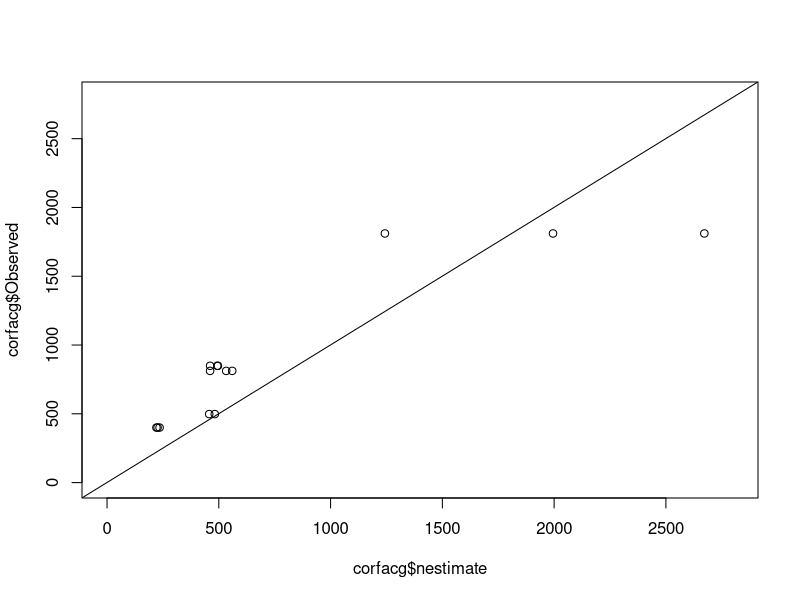
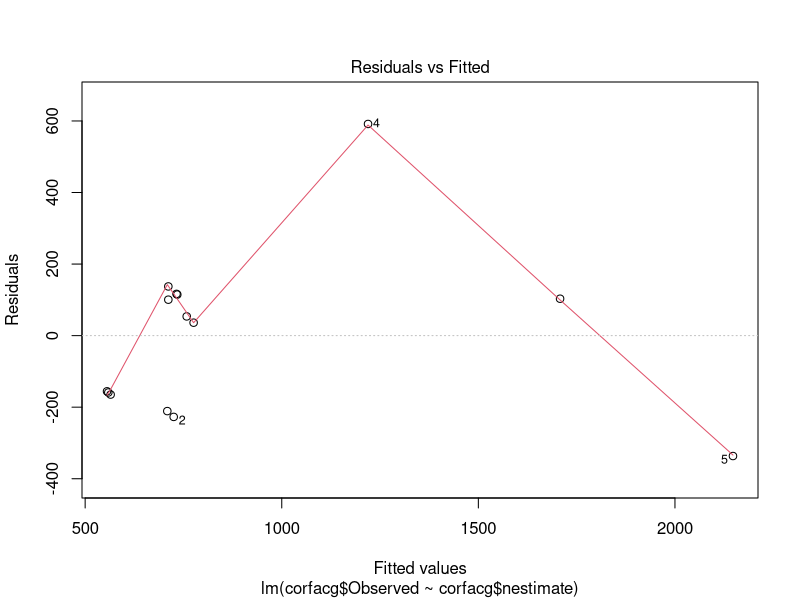
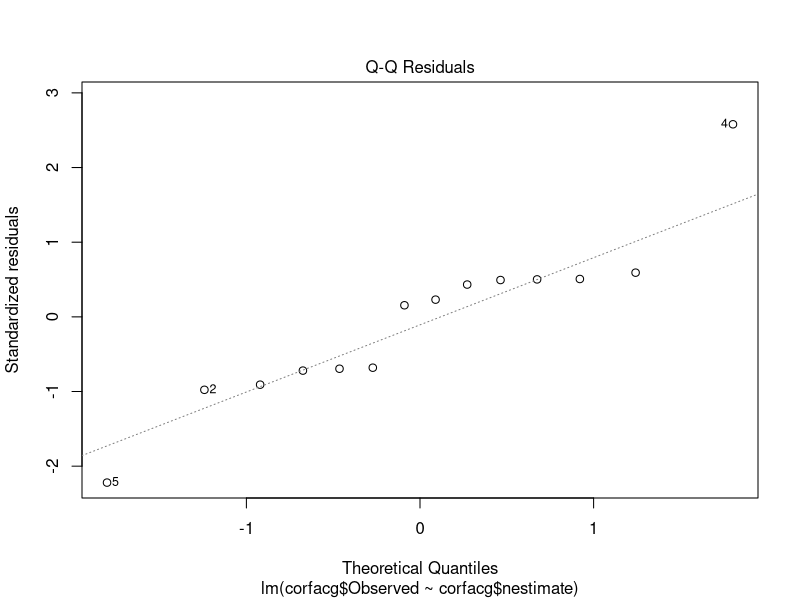
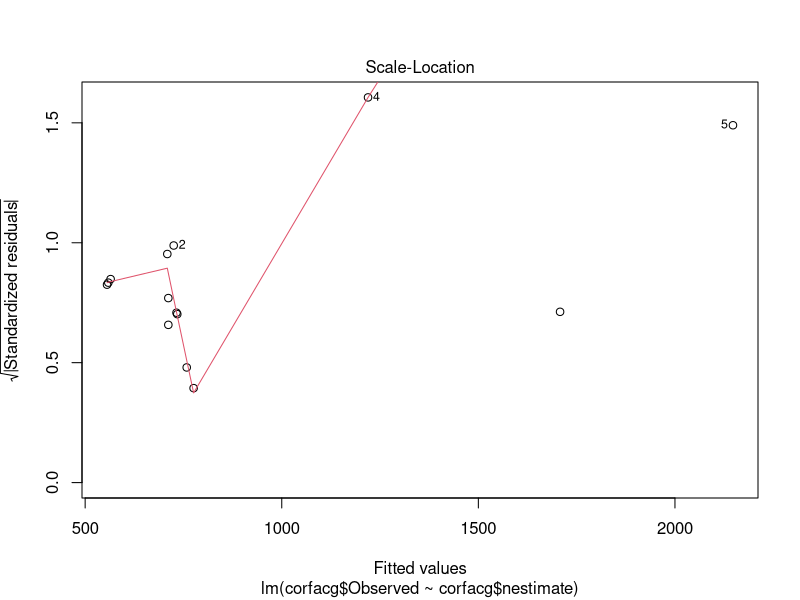
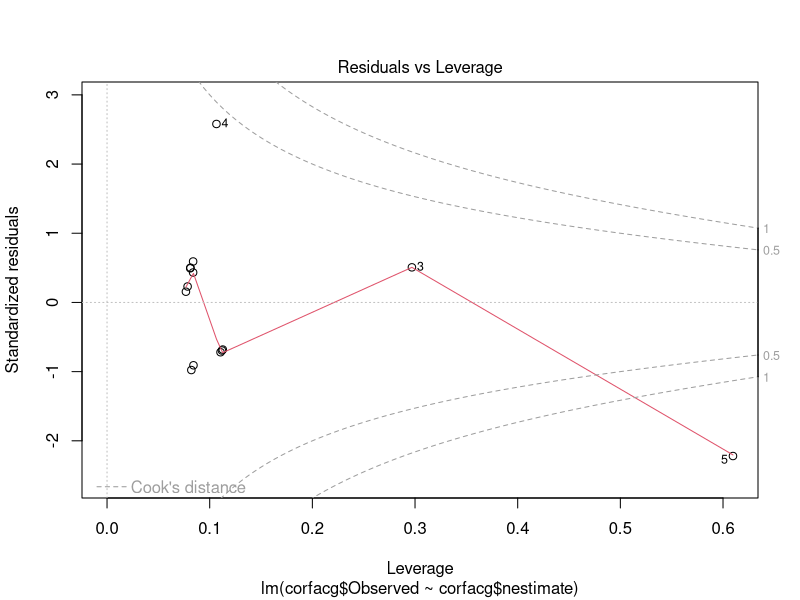

Write the R code that produced these figures, in order.

gobs<-read.csv("ALLresults_TEMP.csv", stringsAsFactors = FALSE)

corfac<-gobs[gobs$Method3%in%c("ground","groundimage"),]
corfac
corfacg<-corfac[corfac$Method3%in%c("ground"),]
corfacg

plot(corfacg$Observed~corfacg$nestimate, ylim=c(0,2800), xlim=c(0,2800))
abline(1,1)

# percent error ~ distance (mean distance?) to colony 
# percent error ~ angle 
# percent error ~ size of colony 
# random effects: observer and colony 

cflm<-lm(corfacg$Observed~corfacg$nestimate)
plot(cflm)
summary(cflm)

aovcf<-aov(corfacg$Observed~corfacg$nestimate)
aovcf1<-aov(corfacg$Observed~corfacg$nestimate + corfacg$Method2)
